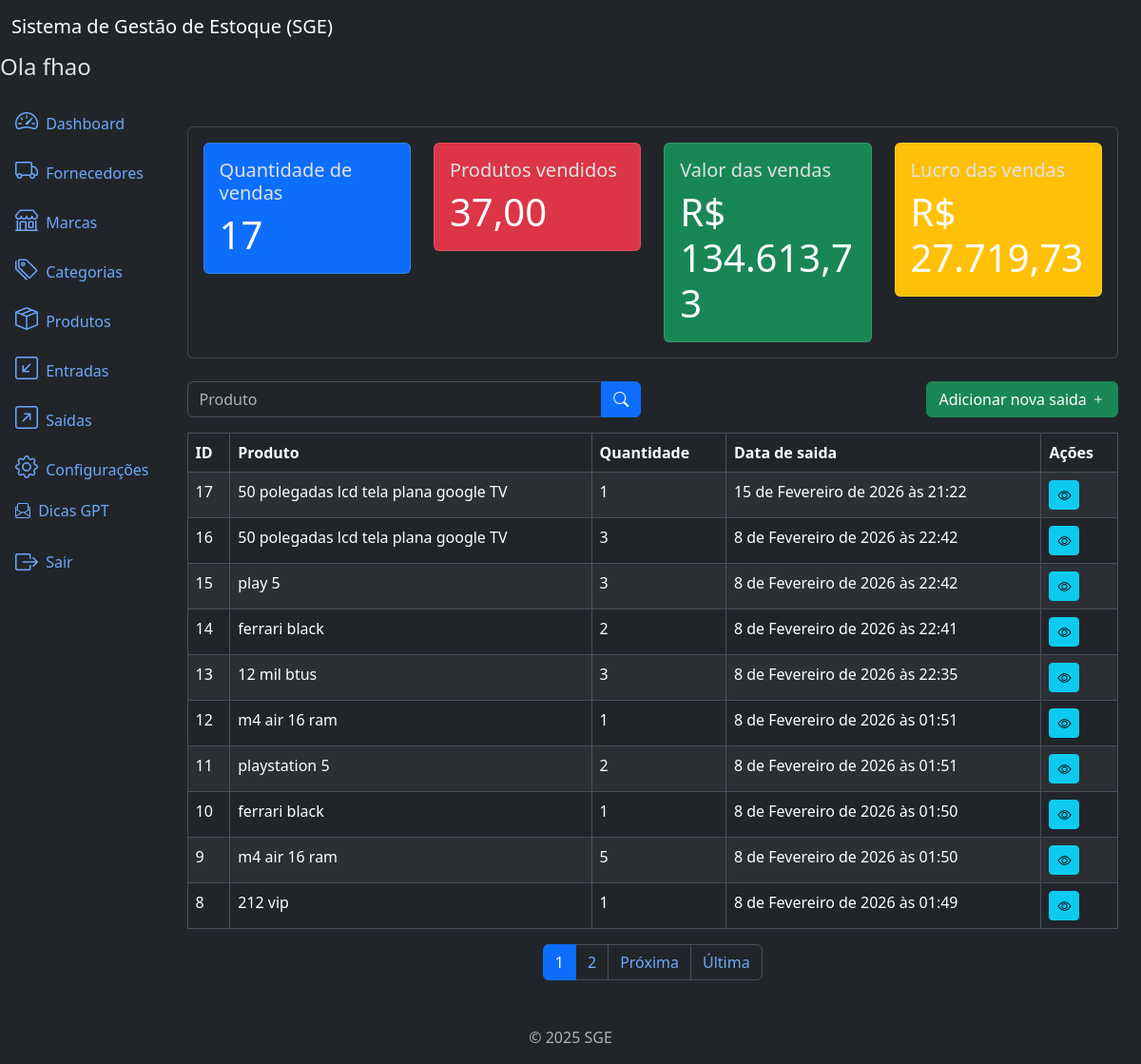
/outflows/ (signed in), run on the app's committed database.
### outflows/models.py (models this page shows, shortened)
class Outflow(models.Model):
    product = models.ForeignKey(
        Product,
        on_delete=models.PROTECT,
        related_name='outflows'
    )
    quantity = models.IntegerField(
        default=0,
    )
    description = models.TextField(
        blank=True,
        null=True,
    )
    created_at = models.DateTimeField(
        auto_now_add=True,
    )
    updated_at = models.DateTimeField(
        auto_now=True,
    )
    class Meta:
        ordering = ('-updated_at',)

### products/models.py (models this page shows)
class Product(models.Model):
    title = models.CharField(
        max_length=500
    )
    brand = models.ForeignKey(
        Brand,
        on_delete=models.PROTECT,
        related_name='products'
    )
    category = models.ForeignKey(
        Category,
        on_delete=models.PROTECT,
        related_name='products'
    )
    description = models.TextField(
        blank=True,
        null=True,
    )
    serie_number = models.CharField(
        max_length=200,
        blank=True,
        null=True,
    )
    cost_price = models.DecimalField(
        max_digits=20,
        decimal_places=2,
    )  # preço de custo
    selling_price = models.DecimalField(
        max_digits=20,
        decimal_places=2,
    )  # preço vendido
    quantity = models.IntegerField(
        default=0,
    )
    created_at = models.DateTimeField(
        auto_now_add=True,
    )
    updated_at = models.DateTimeField(
        auto_now=True
    )
    class Meta:
        ordering = ['title']
    def __str__(self):
        return self.title

### outflows/views.py (the view)
# urls.py: path('outflows/', views.OutflowListView.as_view(), name='outflow_list'),
class OutflowListView(LoginRequiredMixin, PermissionRequiredMixin, ListView):
    model = models.Outflow
    template_name = 'outflow_list.html'
    context_object_name = 'outflows'
    paginate_by = 10
    permission_required = 'outflows.view_outflow'
    def get_queryset(self):
        queryset = super().get_queryset()
        product = self.request.GET.get('product')
        if product:
            queryset = queryset.filter(product__title__icontains=product)
        return queryset
    def get_context_data(self, **kwargs):
        context = super().get_context_data(**kwargs)
        context['sales_metrics'] = get_sales_metrics()
        return context

### app/metrics.py (called while the page is built)
def get_sales_metrics():
    total_sales = Outflow.objects.count()
    total_products_solde = Outflow.objects.aggregate(
        total_products_solde=Sum('quantity')  # `Sum` do django
    )['total_products_solde'] or 0
    total_sales_value = sum(outflow.quantity * outflow.product.selling_price for outflow in Outflow.objects.all())
    total_sales_cost = sum(outflow.quantity * outflow.product.cost_price for outflow in Outflow.objects.all())
    total_sales_profit = total_sales_value - total_sales_cost
    return dict(
        total_sales=number_format(total_sales),
        total_products_solde=number_format(total_products_solde, decimal_pos=2, force_grouping=True),
        total_seles_value=number_format(total_sales_value, decimal_pos=2, force_grouping=True),
        total_sales_profit=number_format(total_sales_profit, decimal_pos=2, force_grouping=True)
    )

### outflows/templates/outflow_list.html (shortened to what this page needs)
{% extends 'base.html' %}
{% block content %}
{% include 'components/_sales_metrics.html' %}
<div class="row mb-3">
   <div class="col-md-6">
      <form method="get" action="{% url 'outflow_list' %}">
         <div class="input-group">
            <input type="text" class="form-control" name="product" placeholder="Produto" value="{{ request.GET.product }}">
            <button type="submit" class="btn btn-primary">
               <i class="bi bi-search"></i>
            </button>
         </div>
      </form>
   </div>
   {% if perms.outflows.add_outflow %}
      <div class="col-md-6">
         <a href="{% url 'outflow_create' %}" class="btn btn-success float-end">
            Adicionar nova saida
            <i class="bi bi-plus"></i>
         </a>
      </div>
   {% endif %}
</div>
<div class="table-responsive">
   <table class="table table-striped table-bordered">
      <thead class="thead-dark">
         <tr>
            <th>ID</th>
            <th>Produto</th>
            <th>Quantidade</th>
            <th>Data de saida</th>
            <th>Ações</th>
         </tr>
      </thead>
      <tbody>
         {% for outflow in outflows %}
         <tr>
            <td>{{ outflow.id }}</td>
            <td>{{ outflow.product }}</td>
            <td>{{ outflow.quantity }}</td>
            <td>{{ outflow.updated_at }}</td>
            <td>
               <a href="{% url 'outflow_detail' outflow.id %}" class="btn btn-info btn-sm">
                  <i class="bi bi-eye"></i>
               </a>
            </td>
         </tr>
         {% endfor %}
      </tbody>
   </table>
</div>
{% include 'components/_pagination.html' %}
{% endblock %}

### app/templates/components/_header.html
<nav class="navbar navbar-expand-lg navbar-light bg-dark">
  <div class="container-fluid">
    <a class="navbar-brand text-white" href="#">Sistema de Gestão de Estoque (SGE)</a>
  </div>
</nav>
<h4>Ola {{ user.username }}</h4>

### data on the page
Outflow: id "17", product "50 polegadas lcd tela plana google TV", quantity "1", updated_at "15 de Fevereiro de 2026 às 21:22"
Outflow: id "16", product "50 polegadas lcd tela plana google TV", quantity "3", updated_at "8 de Fevereiro de 2026 às 22:42"
Outflow: id "15", product "play 5", quantity "3", updated_at "8 de Fevereiro de 2026 às 22:42"
Outflow: id "14", product "ferrari black", quantity "2", updated_at "8 de Fevereiro de 2026 às 22:41"
Outflow: id "13", product "12 mil btus", quantity "3", updated_at "8 de Fevereiro de 2026 às 22:35"
Outflow: id "12", product "m4 air 16 ram", quantity "1", updated_at "8 de Fevereiro de 2026 às 01:51"
Outflow: id "11", product "playstation 5", quantity "2", updated_at "8 de Fevereiro de 2026 às 01:51"
Outflow: id "10", product "ferrari black", quantity "1", updated_at "8 de Fevereiro de 2026 às 01:50"
Outflow: id "9", product "m4 air 16 ram", quantity "5", updated_at "8 de Fevereiro de 2026 às 01:50"
Outflow: id "8", product "212 vip", quantity "1", updated_at "8 de Fevereiro de 2026 às 01:49"

### other printed values
{{ user.username }} "fhao"
{{ sales_metrics.total_sales }} "17"
{{ sales_metrics.total_products_solde }} "37,00"
{{ sales_metrics.total_seles_value }} "134.613,73"
{{ sales_metrics.total_sales_profit }} "27.719,73"
{{ page_number }} "1"
{{ page_number }} "2"
